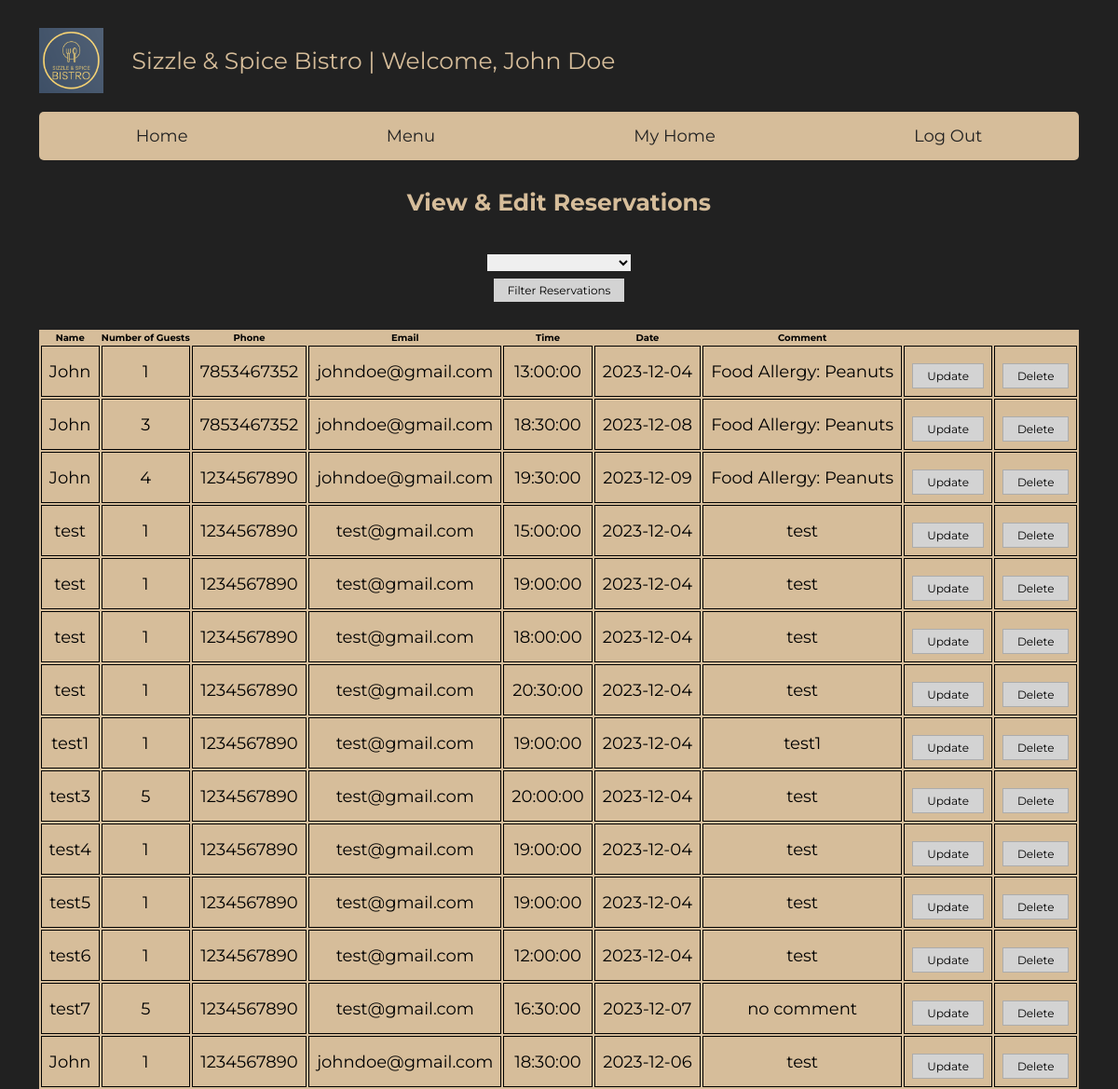
Page /restaurant-app/Customer/CustResView.php (signed in) on the committed database.
### tables this page shows
CREATE TABLE `reservation` (
  `book_id` int(11) NOT NULL,
  `num_guest` int(2) NOT NULL,
  `comment` varchar(200) NOT NULL,
  `name` varchar(50) NOT NULL,
  `phone` varchar(10) NOT NULL,
  `email` varchar(50) NOT NULL,
  `time` time NOT NULL,
  `date` date NOT NULL,
  `cust_id` int(11) NOT NULL
);

### restaurant-app/Customer/CustResView.php (the view, shortened to what this page needs)
<?php
require_once('../Connect.php');
$filter_res = '';
?>
<!DOCTYPE html>
<html lang="en">
<head>
   <link rel="stylesheet" href="https://cdn.jsdelivr.net/npm/swiper@8/swiper-bundle.min.css" />
   <link rel="stylesheet" href="https://cdnjs.cloudflare.com/ajax/libs/font-awesome/6.2.0/css/all.min.css">
   <link rel="stylesheet" href="../style.css">
</head>
<body style="text-align:center; display:flex;">
<section class="header">
   <div class="flex">
      <div class="img-logo">
         <img src="../images/ResLogo.png" alt="Restaurant Logo">
      </div>
      <a class="logo">Sizzle & Spice Bistro | Welcome,
        <?php
                if (isset($_SESSION['cust_name'])) {
                    echo $_SESSION['cust_name'];
                } else {
                    echo "Customer";
                }
        ?>
      </a>
   </div>
   <nav class="navbar">
      <a href="../index.php">Home</a>
      <a href="../Menu.php">Menu</a>
      <a href="CustHome.php">My Home</a>
      <a href="../LogOut.php">Log Out</a>
   </nav>
<table>
<h1> View & Edit Reservations <h1>
<form id="res_form" action="CustResView.php" method="POST">
    <select name="filter_res" id="filter_res">
    <option value="" <?php if ($filter_res == '') echo 'selected'; ?>></option>
    <option value="Future Reservations"<?php if ($filter_res == 'Future Reservations') echo ' selected'; ?>>Future Reservations</option>
    </select><br>
    <button type="submit">Filter Reservations</button>
    <thead>
    <?php
        $filter_res = isset($_POST['filter_res']) ? $_POST['filter_res'] : '';
        if ($filter_res == '') {
           $request = "select * from reservation WHERE cust_id = '{$_SESSION['cust_id']}'";
        }
        $query = mysqli_query($connection, $request);
        if (mysqli_num_rows($query) != 0) {
    ?>
    <tr>
        <th>Name</th>
        <th>Number of Guests</th>
        <th>Phone</th>
        <th>Email</th>
        <th>Time</th>
        <th>Date</th>
        <th>Comment</th>
        <th></th>
    </tr>
    <?php
        }
        ?>
    </thead>
    <?php
         if ($query && mysqli_num_rows($query) == 0) {
            echo '<br><h1 style="color: var(--sub-color);">No reservations found<h1>';
         }
         else {
          while($row = $query->fetch_assoc()){
        ?>
        <tr>
            <td><?php echo $row['name'];?></td>
            <td><?php echo $row['num_guest'];?></td>
            <td><?php echo $row['phone'];?></td>
            <td><?php echo $row['email'];?></td>
            <td><?php echo $row['time'];?></td>
            <td><?php echo $row['date'];?></td>
            <td><?php echo $row['comment'];?></td>
            <td class="reservation-update">
               <button class="btn btn-danger">
                   <a href="UpdateRes.php?updateid=<?php echo $row['book_id'];?>">Update</a>
               </button>
            </td>
            <td class="reservation-delete">
               <button class="btn btn-danger">
                   <a href="DeleteCustRes.php?deleteID=<?php echo $row['book_id'];?>">Delete</a>
               </button>
            </td>
        </tr>
        <?php
          }}
        ?>
</table>
</section>
</body>
</html>

### restaurant-app/style.css (style rules this page uses)
:root { --main-color:#212121; --sub-color:#D6BD9A; --white:#fff; --border:.1rem solid rgba(82, 82, 82, 0.3); }
* { font-family: 'Montserrat', sans-serif; margin: 0; padding: 0; box-sizing: border-box; outline: none; border: none; text-decoration: none; }
html { font-size: 62.5%; overflow-x: hidden; }
body { background-color: var(--main-color); }
section { padding: 3rem 2rem; max-width: 1200px; margin: 0 auto; }
.btn { display: inline-block; cursor: pointer; padding: 1rem 3rem; border: var(--border); font-size: 1.8rem; color: var(--sub-color); text-align: center; text-transform: capitalize; transition: .2s linear; margin-top: 1rem; background-color: var(--main-color); }
.header { padding-bottom: 0; }
.header .flex .logo { color: var(--sub-color); font-size: 2.5rem; margin-top:2rem; }
.header .flex { display: flex; }
.header .navbar { display: flex; align-items: center; justify-content: space-around; gap: 1.5rem; margin-top: 2rem; background-color: var(--sub-color); padding: .5rem; border-radius: .5rem; }
.header .navbar a { font-size: 1.8rem; color: var(--main-color); padding: 1rem 3rem; border-radius: .5rem; }
.header h1 { color: var(--sub-color); margin-top: 3rem; font-size: 2.5rem; }
.img-logo { width: 100px; height: 70px; display: flex; }
.header table { margin-top: 3rem; align-items: center; background-color: var(--sub-color); }
.header button { background-color: lightgray; color: black; font-size: 12px; padding: 5px 15px; }
.header button a { color: black; }
.header td, td { font-size: 1.8rem; border: 1px solid black; text-align: center; padding: 8px; }

### rows in the picture
reservation: name "John", num_guest "1", phone "7853467352", email "johndoe@gmail.com", time "13:00:00", date "2023-12-04", comment "Food Allergy: Peanuts"
reservation: name "John", num_guest "3", phone "7853467352", email "johndoe@gmail.com", time "18:30:00", date "2023-12-08", comment "Food Allergy: Peanuts"
reservation: name "John", num_guest "4", phone "1234567890", email "johndoe@gmail.com", time "19:30:00", date "2023-12-09", comment "Food Allergy: Peanuts"
reservation: name "test", num_guest "1", phone "1234567890", email "test@gmail.com", time "15:00:00", date "2023-12-04", comment "test"
reservation: name "test", num_guest "1", phone "1234567890", email "test@gmail.com", time "19:00:00", date "2023-12-04", comment "test"
reservation: name "test", num_guest "1", phone "1234567890", email "test@gmail.com", time "18:00:00", date "2023-12-04", comment "test"
reservation: name "test", num_guest "1", phone "1234567890", email "test@gmail.com", time "20:30:00", date "2023-12-04", comment "test"
reservation: name "test1", num_guest "1", phone "1234567890", email "test@gmail.com", time "19:00:00", date "2023-12-04", comment "test1"
reservation: name "test3", num_guest "5", phone "1234567890", email "test@gmail.com", time "20:00:00", date "2023-12-04", comment "test"
reservation: name "test4", num_guest "1", phone "1234567890", email "test@gmail.com", time "19:00:00", date "2023-12-04", comment "test"
reservation: name "test5", num_guest "1", phone "1234567890", email "test@gmail.com", time "19:00:00", date "2023-12-04", comment "test"
reservation: name "test6", num_guest "1", phone "1234567890", email "test@gmail.com", time "12:00:00", date "2023-12-04", comment "test"
reservation: name "test7", num_guest "5", phone "1234567890", email "test@gmail.com", time "16:30:00", date "2023-12-07", comment "no comment"
reservation: name "John", num_guest "1", phone "1234567890", email "johndoe@gmail.com", time "18:30:00", date "2023-12-06", comment "test"

### other values in the picture
$_SESSION['cust_name'] "John Doe"
